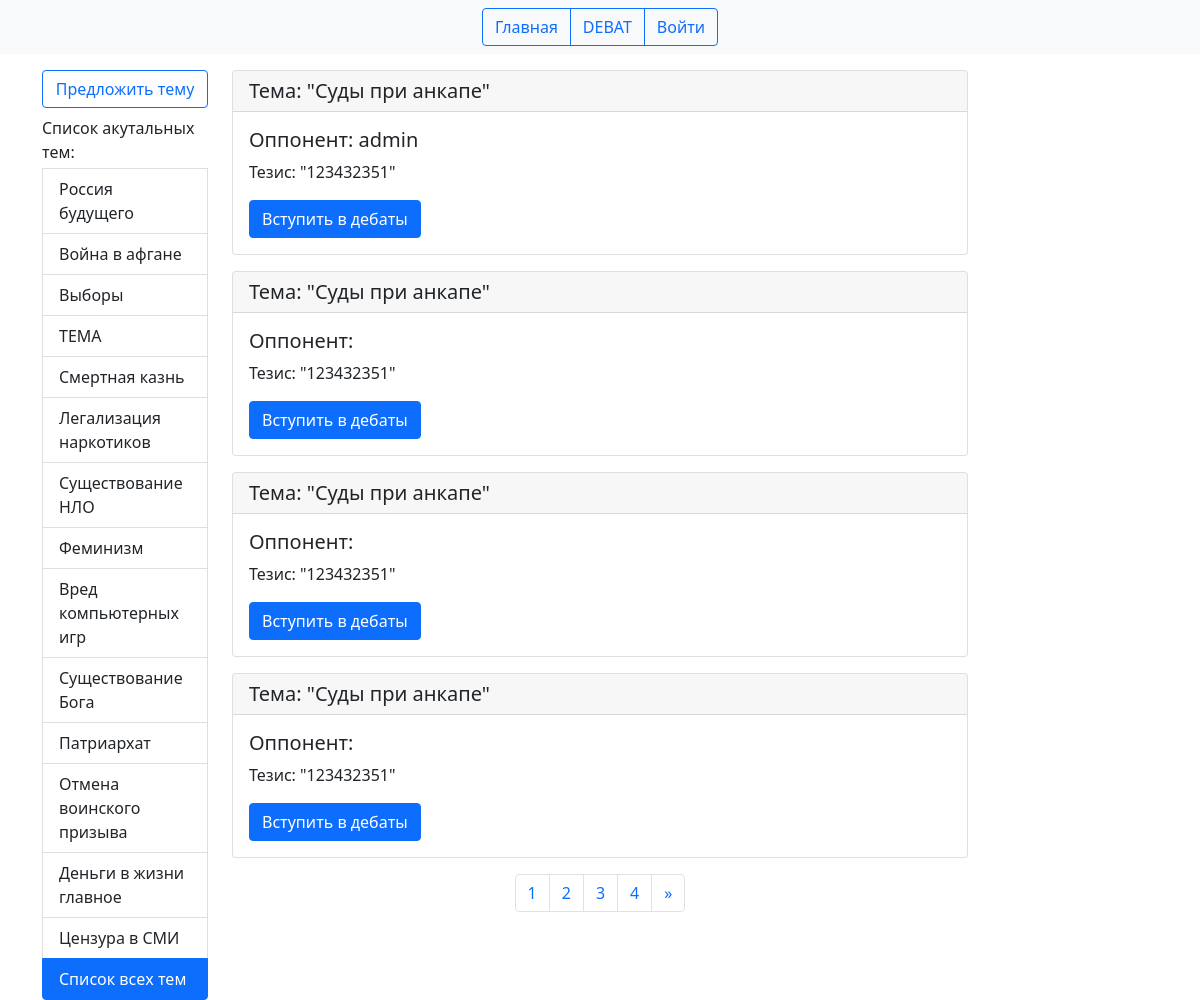
The app's page /, older data.
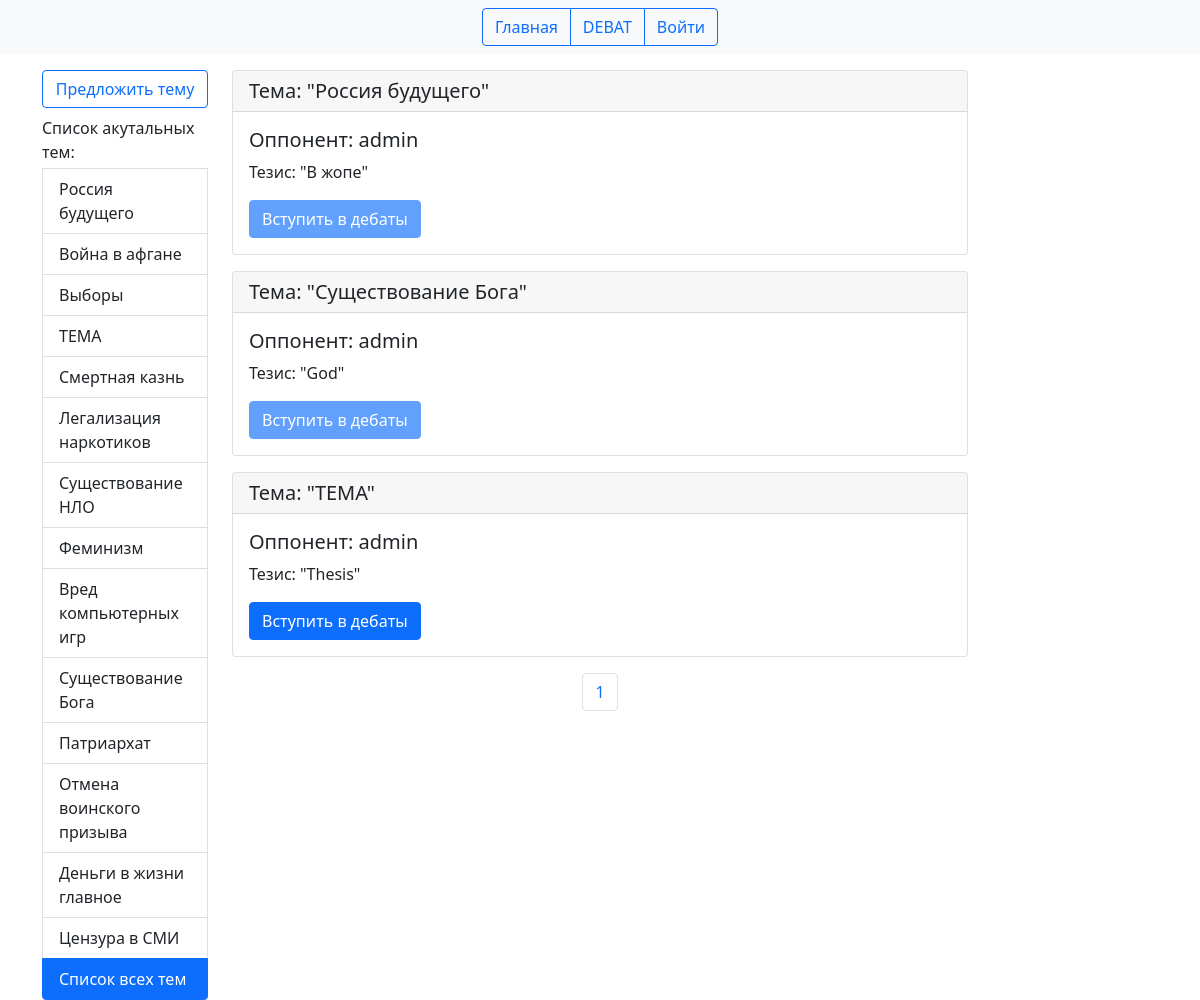
The same page, newer data.
### main/models.py (models this page shows, shortened)
class Theme(models.Model):
    name = models.CharField(verbose_name='Тема', max_length=150)
    rating = models.IntegerField(default=0)
    def __str__(self):
        return self.name
    class Meta:
        verbose_name = 'Тема'
        verbose_name_plural = 'Темы'
        ordering = ['-id']

class Debat(models.Model):
    theme = models.ForeignKey(Theme, on_delete=models.CASCADE, verbose_name='Тема')
    thesis = models.CharField(verbose_name='Тезис', max_length=150)
    members = models.ManyToManyField(User, related_name='debats_users', verbose_name='Участники')
    class Meta:
        verbose_name = 'Дебаты'
        verbose_name_plural = 'Дебаты'
        ordering = ['-id']

### main/views.py (the view)
# urls.py: path('', HomeDebat.as_view(), name='main'),
class HomeDebat(ListView):
    paginate_by = 4
    model = Debat
    template_name = 'index.html'
    form = ThemeForm()
    context_object_name = 'Debats'
    extra_context = {
        'title': 'title',
        'form': form,
        'themes': Theme.objects.all().order_by('-rating'),
    }
    def get_context_data(self, *, object_list=None, **kwargs):
        context = super().get_context_data(**kwargs)
        context['title'] = 'Главная'
        return context

### templates/index.html (shortened to what this page needs)
{% extends 'base.html' %}
{% block content %}
    <div class="container">
        <div class="row">
            <div class="col-md-2 mt-3">
                <div class="d-grid mx-auto">
                <button class="btn btn-outline-primary" type="button" class="btn btn-dark btn-sm" data-bs-toggle="modal"
                        data-bs-target="#staticBackdropTheme">Предложить тему
                </button>
                </div>
                <div class="list-group mt-2">
                <span class="mb-1">Список акутальных тем:</span>
                    {% for theme in themes|slice:':14' %}
                        <a href="{% url 'theme' theme.pk%}" class="list-group-item list-group-item-action" aria-current="true">
                            {{ theme.name }}
                        </a>
                    {% endfor %}
                    <a href="{% url 'all_themes' %}" class="list-group-item list-group-item-action active" aria-current="true">Список всех тем</a>
                </div>
            </div>
            <div class="col-md-8">
                {% for debat in page_obj.object_list %}
                <div class="card mt-3">
                    <h5 class="card-header">Тема: "{{ debat.theme }}"
                    </h5>
                    <div class="card-body">
                        <h5 class="card-title">Оппонент: {{ debat.members.all.0 }}</h5>
                        <p class="card-text">Тезис: "{{ debat.thesis }}"</p>
                        <a {% if request.user.is_authenticated %} href="{% url 'debat_page' debat.id%}" {% else %} href="{% url 'login' %}" {% endif %} class="btn btn-primary {% if debat.members.count == 2 %} disabled {% endif %}" >Вступить в дебаты</a>
                    </div>
                </div>
                {% endfor %}
            <div class="mt-3" style="display: flex; align-items: center;justify-content: center;">
                <nav aria-label="Page navigation example mt-3">
                    <ul class="pagination">
                        {% for p in page_obj.paginator.page_range %}
                            <li class="page-item"><a class="page-link" href="?page={{ p }}">{{ p }}</a></li>
                        {% endfor %}
                        {% if page_obj.has_next %}
                            <li class="page-item">
                                <a class="page-link" href="?page={{ page_obj.next_page_number }}" aria-label="Next">
                                    <span aria-hidden="true">&raquo;</span>
                                </a>
                            </li>
                        {% endif %}
                    </ul>
                </nav>
            </div>
            </div>
        </div>
    </div>
{% endblock %}

### templates/base.html (shortened to what this page needs)
{% load static %}
<!DOCTYPE html>
<html lang="en">
    <head>
        <link rel="stylesheet" href="{% static 'style.css' %}"/>
    </head>
    <body>
        {% include '_nav.html' %}
        {% block content %}{% endblock %}
    <link href="https://cdn.jsdelivr.net/npm/bootstrap@5.0.2/dist/css/bootstrap.min.css" rel="stylesheet">
    </body>
</html>

### templates/_nav.html (shortened to what this page needs)
<nav class="navbar navbar-expand-lg navbar-light bg-light ">
    <div class="container-fluid">
        <div class="collapse navbar-collapse justify-content-center" id="navbarNavAltMarkup">
            <div class="btn-group" role="group" aria-label="Basic outlined example">
                <a class="btn btn-outline-primary" href="{% url 'main' %}">Главная</a>
                <a class="btn btn-outline-primary" {% if request.user.is_authenticated %} href="{% url 'startdebat' %}" {% else %} href="{% url 'login' %}" {% endif %}>DEBAT</a>
                <a class="btn btn-outline-primary" {% if request.user.is_authenticated %} data-bs-toggle="modal" data-bs-target="#staticBackdropAccount">{{ user.username }}</a>{% else %} href="{% url 'login' %}">Войти</a>{% endif %}
            </div>
        </div>
    </div>
</nav>

Row changes from the older to the newer data that the page shows:
removed Debat: theme "Суды при анкапе", members.all.0 "admin", thesis "123432351"
removed Debat: theme "Суды при анкапе", thesis "123432351"
removed Debat: theme "Суды при анкапе", thesis "123432351"
removed Debat: theme "Суды при анкапе", thesis "123432351"
added Debat: theme "Россия будущего", members.all.0 "admin", thesis "В жопе"
added Debat: theme "Существование Бога", members.all.0 "admin", thesis "God"
added Debat: theme "ТЕМА", members.all.0 "admin", thesis "Thesis"
Text that changed along with them:
list line gone: "2"
list line gone: "3"
list line gone: "4"
